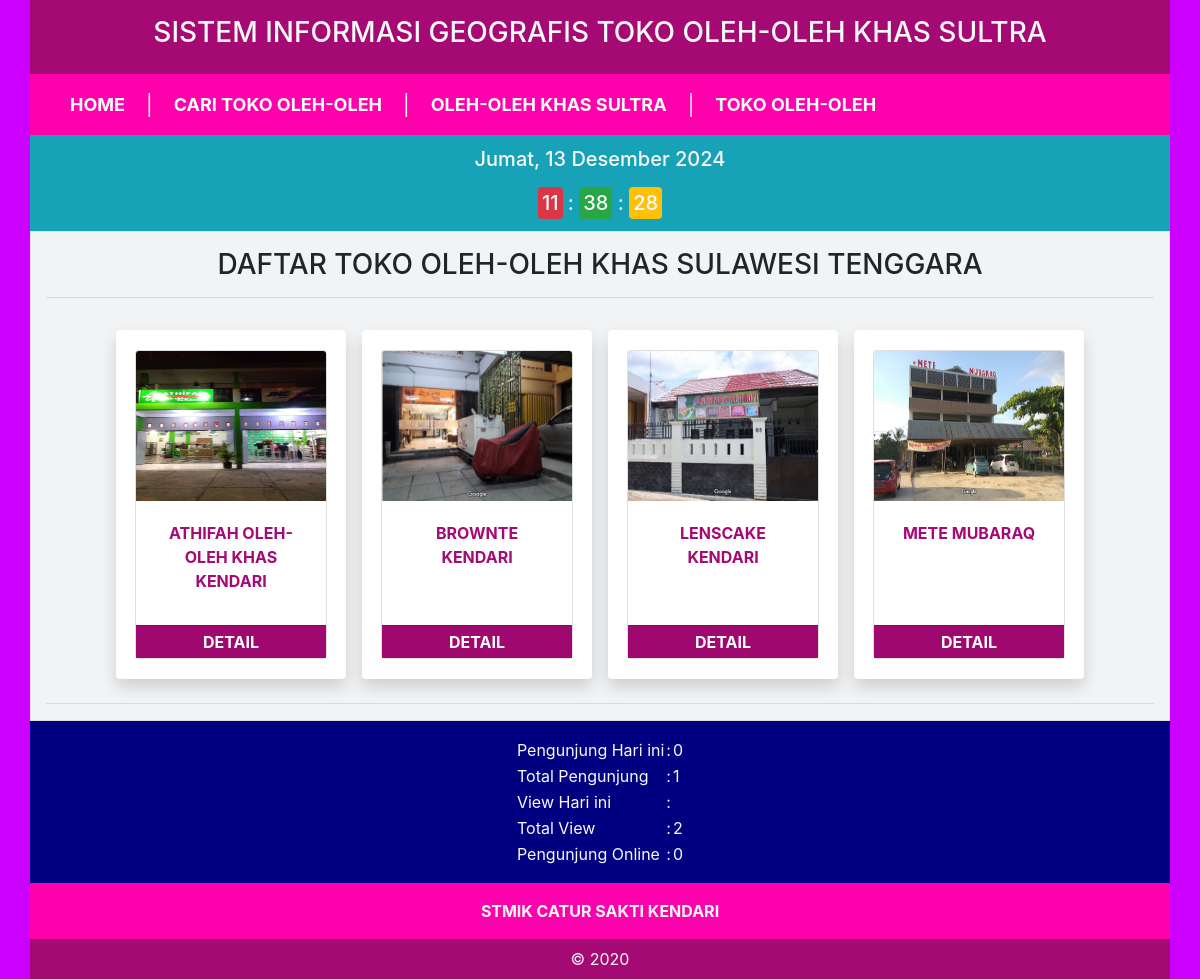
The app's page /toko.php with its own data.
### tables this page shows
CREATE TABLE `toko` (
  `id_toko` int(11) NOT NULL,
  `id_kab_kota` int(11) NOT NULL,
  `nama_toko` varchar(100) NOT NULL,
  `alamat` text NOT NULL,
  `kab_kota` varchar(50) NOT NULL,
  `latitude` varchar(20) NOT NULL,
  `longitude` varchar(20) NOT NULL,
  `gambar` varchar(100) NOT NULL,
  `hp` varchar(20) NOT NULL DEFAULT '08...'
);

### toko.php (the view, shortened to what this page needs)
<?php
	include 'header.php';
	include "config/koneksi.php";
	function tampil($koneksi) {
		$query = mysqli_query($koneksi, "SELECT * FROM toko ORDER BY nama_toko");
	?>
		<h3 class="text-center">DAFTAR TOKO OLEH-OLEH KHAS SULAWESI TENGGARA</h3>
		<hr>
		<div class="container-fluid mt-4">
			<div class="row justify-content-center">
				<?php
				    while ($d = mysqli_fetch_array($query)) {
				        $id = $d['id_toko'];
				        $nama = $d['nama_toko'];
				        $gbr = $d['gambar'];
				?>
			<div class="card-deck col-auto-mb-3 m-2 shadow p-1 bg-white rounded">
				<div class="card  my-3" style="width: 12rem;">
					<a href="toko.php?aksi=detail&id=<?php echo $id ?>" style="text-decoration: none;">
				    <img src="img/toko/<?php echo $gbr; ?>" class="card-img-top " width="150" height="150" alt="..."></a>
				    <div class="card-body">
				      <a href="toko.php?aksi=detail&id=<?php echo $id ?>" style="text-decoration: none; color: #A50973"><p class="card-title text-center text-uppercase"><strong><?php  echo $nama; ?></strong></p></a>
				    </div>
				    <a href="toko.php?aksi=detail&id=<?php echo $id ?>" class="" style="text-decoration: none; background: #A50973; color:white;">
					    <div class="card-footer text-center p-1">
					      <p class="text-center m-0"><strong>DETAIL</strong></p>
					    </div>
				    </a>
			    	</div>
			  </div>
				<?php
				    }
				?>
			</div>
		</div>
		<hr>
<?php
	}
		?>
	<?php
	if(isset($_GET['aksi'])) {
		switch($_GET['aksi']) {
			case 'tampil':
				tampil($koneksi);
				break;
			case 'detail':
				detail($koneksi);
				break;
			default:
				echo "<h3 class='text-center text-light bg-danger'>Aksi <i>".$_GET['aksi']."</i> tidak ada!</h3>";
				tampil($koneksi);
		}
	}
	else {
		tampil($koneksi);
	}
	include 'footer.php';
 ?>

### header.php (style rules this page uses)
body { background-color: #cc00ff; }
p { text-align: justify; }

### records on screen
toko: gambar (picture), nama_toko "ATHIFAH OLEH-OLEH KHAS KENDARI"
toko: gambar (picture), nama_toko "BROWNTE KENDARI"
toko: gambar (picture), nama_toko "LENSCAKE KENDARI"
toko: gambar (picture), nama_toko "METE MUBARAQ"

### other values on screen
$pengunjung "0"
$totalpengunjung "1"
$totaltayangan "2"
$pengunjungonline "0"
